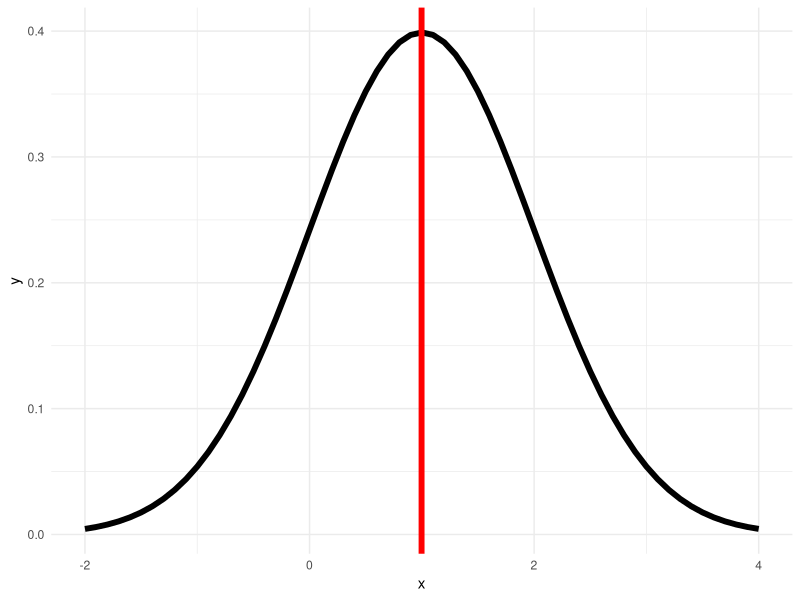
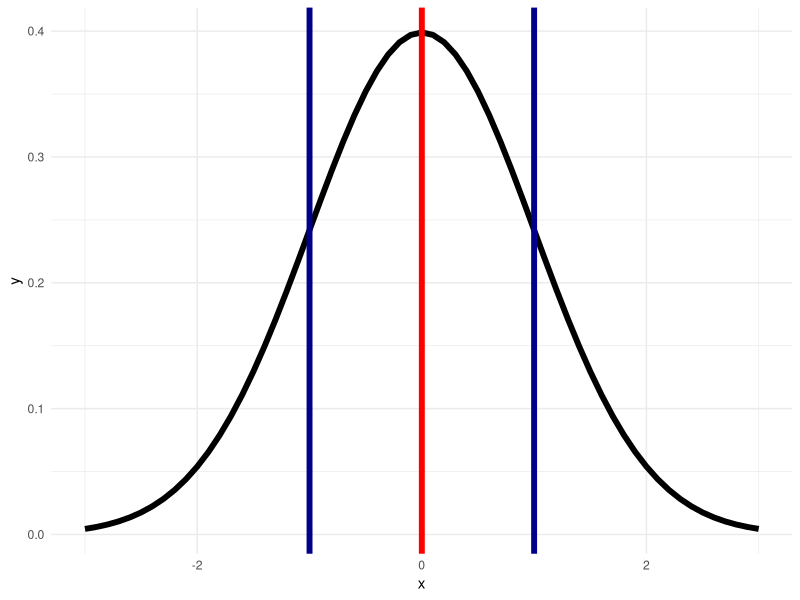

Recreate these plots in R, in order.
## ---- chunk 1
knitr::opts_chunk$set(echo = TRUE)
## ---- chunk 2
library(ggplot2)
library(tibble)

mean = 1
data <- tibble(x = seq(mean - 3, mean + 3, by = 0.10),
               y = dnorm(x, mean = mean))


ggplot(data = data, aes(x = x)) +
  geom_line(aes(y = y), size = 2) + 
  geom_vline(aes(xintercept = sum(x * y)*0.1) , col = "red", show.legend = F, size = 2) +
  theme_minimal()
  
## ---- chunk 3
mean = 0
sd = 1
data2 <- tibble(x = seq(mean - 3, mean + 3, by = 0.10),
               y = dnorm(x, mean = mean, sd=sd))


ggplot(data = data2, aes(x = x)) +
  geom_line(aes(y = y), size = 2) + 
  geom_vline(aes(xintercept = mean(x)) , color = "red", show.legend = F, size = 2)+
  geom_vline(aes(xintercept = mean +1) , color = "darkblue", show.legend = F, size = 2) +
  geom_vline(aes(xintercept = mean -1) , color = "darkblue", show.legend = F, size = 2) +
  theme_minimal()
